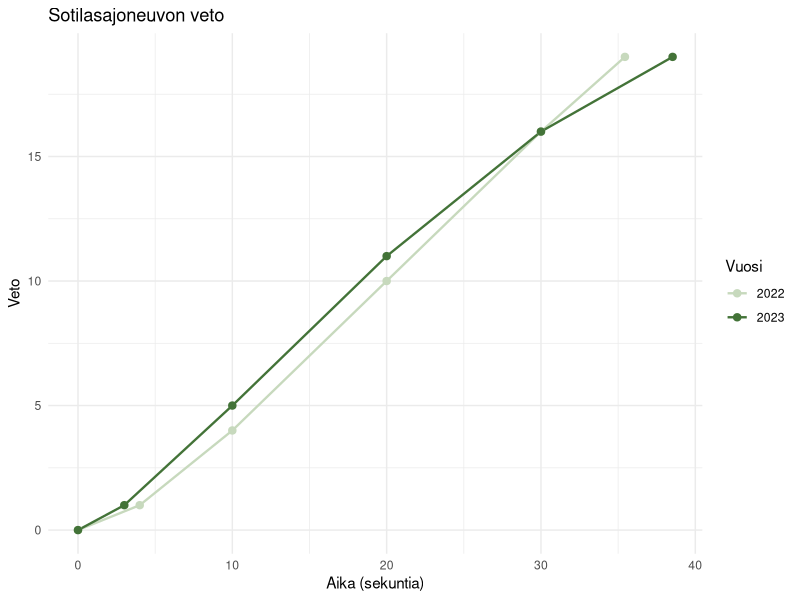
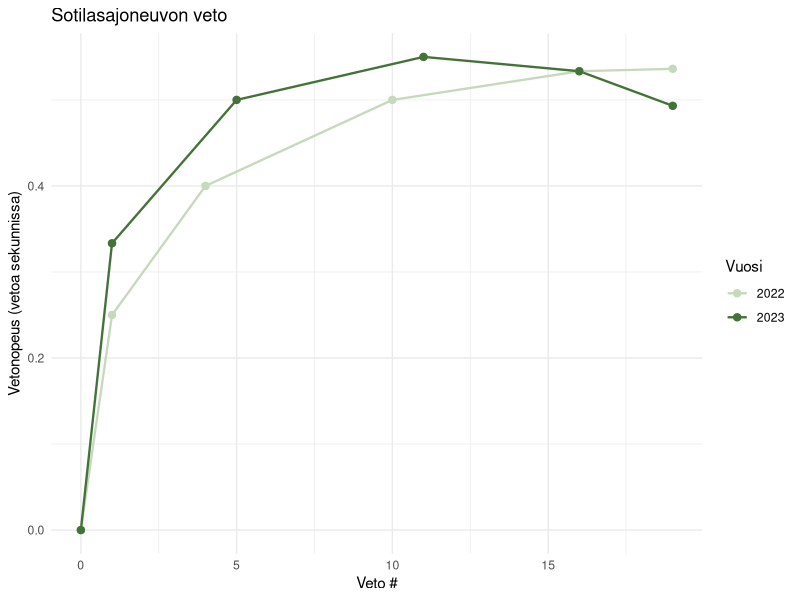
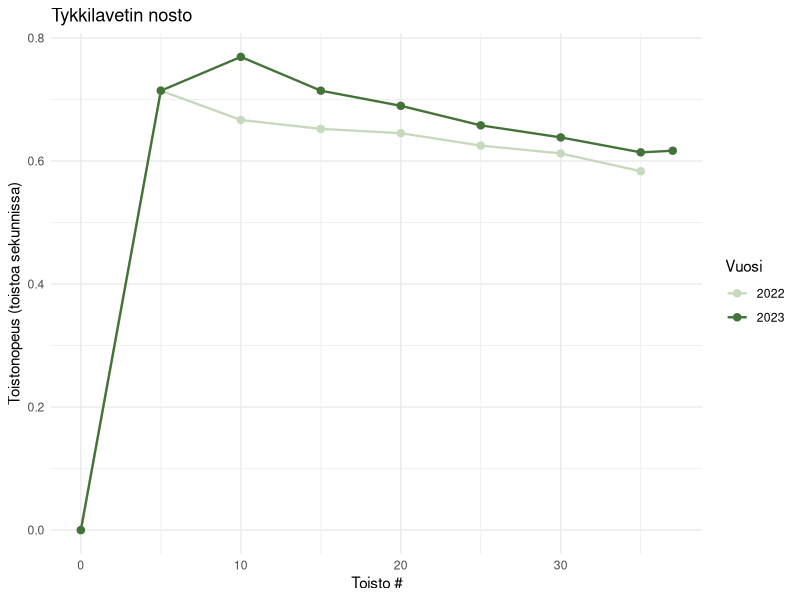

Write the R code that produced these figures, in order.
library(tidyverse)

# ajoneuvon veto comparison

ajon22 <- data.frame(toisto = c(0,1,4,10,16,19),
                     aika = c(0,4,10,20,30,35.44)) %>%
  mutate(Vuosi = "2022")
ajon23 <- data.frame(toisto = c(0,1,5,11,16,19),
                     aika = c(0,3,10,20,30,38.53)) %>%
  mutate(Vuosi = "2023")

ajon <- bind_rows(ajon22, ajon23) %>%
  mutate(toistoa_sek = ifelse(aika < 0.01, 0, toisto/aika))

palette_vahres <- c("#c7d9bd","#8da043","#437338")

ggplot(ajon) +
  geom_line(aes(x = aika, y = toisto, group = Vuosi, color = Vuosi), linewidth = 0.8) +
  geom_point(aes(x = aika, y = toisto, group = Vuosi, color = Vuosi), size = 2.2) +
  scale_color_manual(values = palette_vahres[c(1,3)]) +
  theme_minimal() +
  xlab("Aika (sekuntia)") +
  ylab("Veto") + 
  ggtitle("Sotilasajoneuvon veto")
  

ggplot(ajon) +
  geom_line(aes(x = toisto, y = toistoa_sek, group = Vuosi, color = Vuosi), linewidth = 0.8) +
  geom_point(aes(x = toisto, y = toistoa_sek, group = Vuosi, color = Vuosi), size = 2.2) +
  scale_color_manual(values = palette_vahres[c(1,3)]) +
  theme_minimal() +
  xlab("Veto #") +
  ylab("Vetonopeus (vetoa sekunnissa)") +
  ggtitle("Sotilasajoneuvon veto")

# tykin lavetin nosto

tykki22 <- data.frame(toisto = c(0,5,10,15,20,25,30,35),
                     aika = c(0,7,15,23,31,40,49,60)) %>%
  mutate(Vuosi = "2022")

tykki23 <- data.frame(toisto =c(0,5,10,15,20,25,30,35,37),
                     aika = c(0,7,13,21,29,38,47,57,60)) %>%
  mutate(Vuosi = "2023")

tykki <- bind_rows(tykki22, tykki23) %>%
  mutate(toistoa_sek = ifelse(aika < 0.01, 0, toisto/aika))

ggplot(tykki) +
  geom_line(aes(x = toisto, y = toistoa_sek, group = Vuosi, color = Vuosi), linewidth = 0.8) +
  geom_point(aes(x = toisto, y = toistoa_sek, group = Vuosi, color = Vuosi), size = 2.2) +
  scale_color_manual(values = palette_vahres[c(1,3)]) +
  theme_minimal() +
  xlab("Toisto #") +
  ylab("Toistonopeus (toistoa sekunnissa)") +
  ggtitle("Tykkilavetin nosto")
